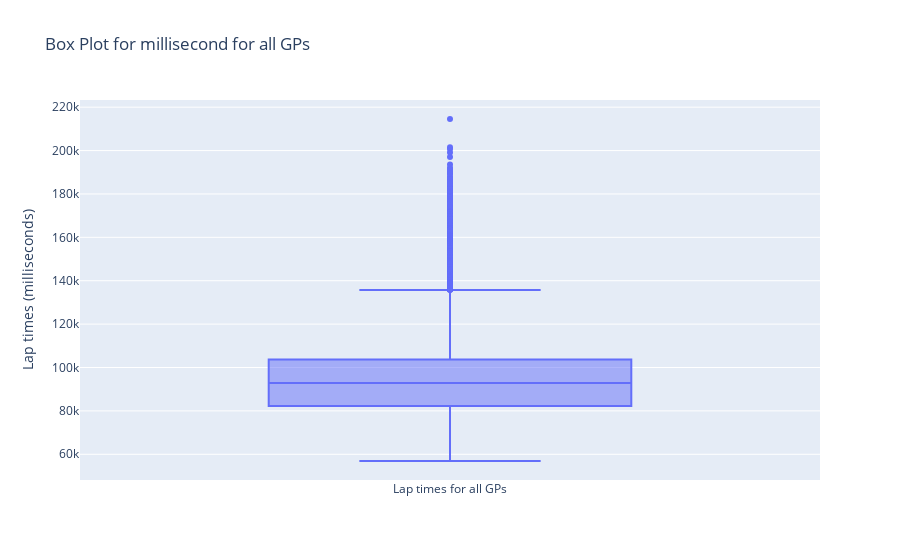

This figure's notebook cell:
### Code cell
fig = go.Figure()

# Add a box trace
fig.add_trace(
    go.Box(
        y=master_lap_time_data["milliseconds"], name="Lap times for all GPs"
    )
)

# Customize the layout
fig.update_layout(
    title="Box Plot for millisecond for all GPs",
    yaxis_title="Lap times (milliseconds)",
)

# Show the figure
fig.show()

### Figure 1 — Plotly figure (JSON) as saved in the notebook; plotly's stock layout.template omitted (floating-point values rounded to 4 significant figures; data arrays with more than 128 entries replaced by an {"elided": "..."} marker saying what was removed)
{"data": [{"name": "Lap times for all GPs", "type": "box", "y": {"elided": "16427 float values"}}], "layout": {"title": {"text": "Box Plot for millisecond for all GPs"}, "yaxis": {"title": {"text": "Lap times (milliseconds)"}}}}
